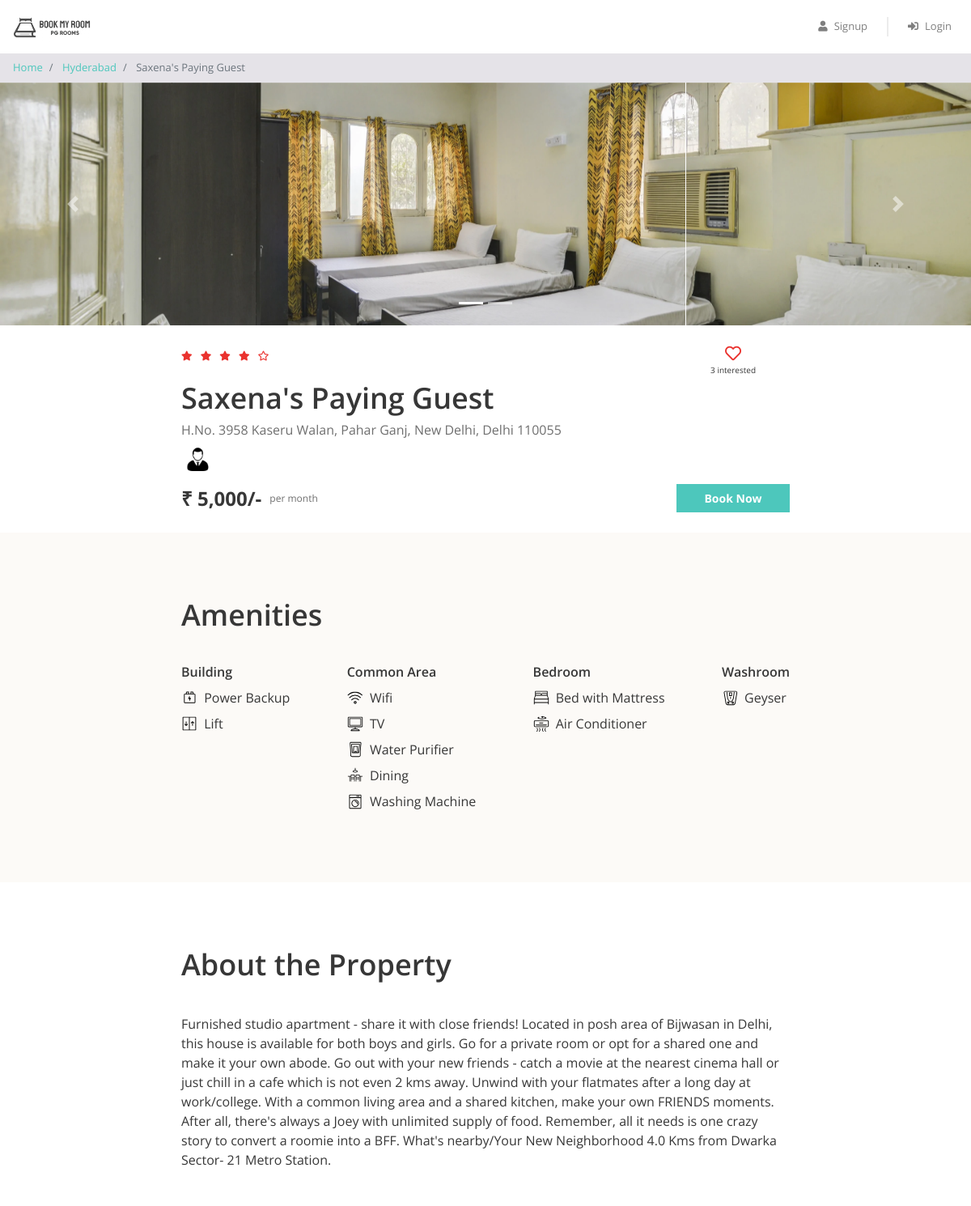
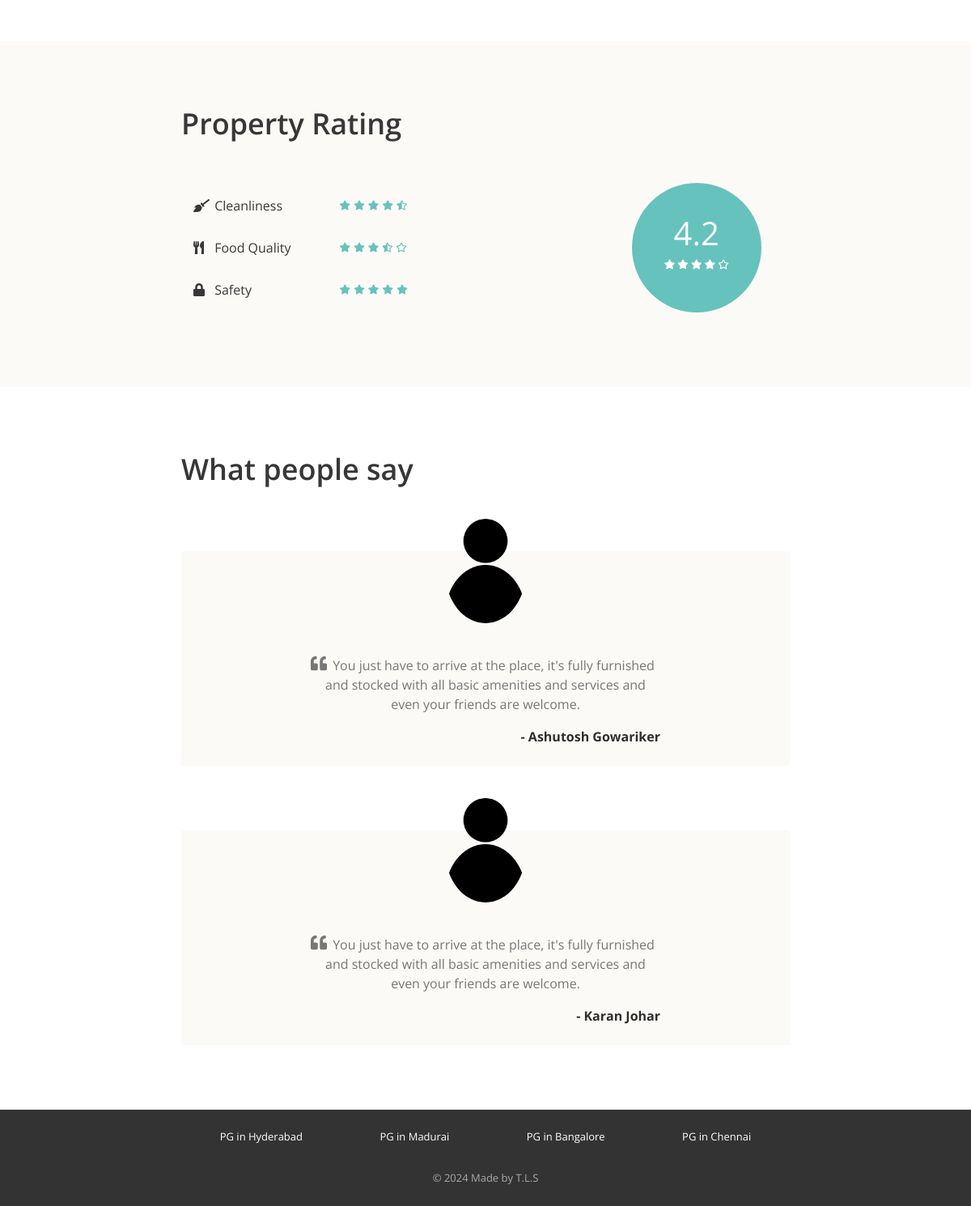
Page /php/property_detail.php?property_id=1 on the committed database (2 pictures, top to bottom).
### tables this page shows
CREATE TABLE properties (
  id INT NOT NULL AUTO_INCREMENT,
  city_id INT NOT NULL,
  name VARCHAR(100) NOT NULL,
  address VARCHAR(255) NOT NULL,
  description LONGTEXT NOT NULL,
  gender ENUM('male', 'female', 'unisex') NOT NULL,
  rent INT NOT NULL,
  rating_clean FLOAT(2,1) NOT NULL,
  rating_food FLOAT(2,1) NOT NULL,
  rating_safety FLOAT(2,1) NOT NULL,
  PRIMARY KEY(id),
  FOREIGN KEY(city_id) REFERENCES cities(id)
);

CREATE TABLE cities (
  id INT NOT NULL AUTO_INCREMENT,
  name VARCHAR(100) NOT NULL,
  PRIMARY KEY(id)
);

CREATE TABLE amenities (
  id INT NOT NULL AUTO_INCREMENT,
  name VARCHAR(100) NOT NULL,
  type VARCHAR(100) NOT NULL,
  icon VARCHAR(30) NOT NULL,
  PRIMARY KEY(id)
);

CREATE TABLE testimonials (
  id INT NOT NULL AUTO_INCREMENT,
  property_id INT NOT NULL,
  user_name VARCHAR(100) NOT NULL,
  content LONGTEXT NOT NULL,
  PRIMARY KEY(id),
  FOREIGN KEY(property_id) REFERENCES properties(id)
);

### php/property_detail.php (the view, shortened to what this page needs)
<?php
require "includes/database_connect.php";
$property_id = $_GET["property_id"];
$sql_1 = "SELECT *, p.id AS property_id, p.name AS property_name, c.name AS city_name
            FROM properties p
            INNER JOIN cities c ON p.city_id = c.id
            WHERE p.id = $property_id";
$result_1 = mysqli_query($conn, $sql_1);
$property = mysqli_fetch_assoc($result_1);
$sql_2 = "SELECT * FROM testimonials WHERE property_id = $property_id";
$result_2 = mysqli_query($conn, $sql_2);
$testimonials = mysqli_fetch_all($result_2, MYSQLI_ASSOC);
$sql_3 = "SELECT a.*
            FROM amenities a
            INNER JOIN properties_amenities pa ON a.id = pa.amenity_id
            WHERE pa.property_id = $property_id";
$result_3 = mysqli_query($conn, $sql_3);
$amenities = mysqli_fetch_all($result_3, MYSQLI_ASSOC);
$sql_4 = "SELECT * FROM interested_users_properties WHERE property_id = $property_id";
$result_4 = mysqli_query($conn, $sql_4);
$interested_users_count = mysqli_num_rows($result_4);
?>
<!DOCTYPE html>
<html lang="en">
<head>
    <?php
    include "includes/head_links.php";
    ?>
    <link href="css/property_detail.css" rel="stylesheet" />
</head>
<body>
    <?php
    include "includes/header.php";
    ?>
    <nav aria-label="breadcrumb">
        <ol class="breadcrumb py-2">
            <li class="breadcrumb-item">
                <a href="index.php">Home</a>
            </li>
            <li class="breadcrumb-item">
                <a href="property_list.php?city=<?= $property['city_name']; ?>"><?= $property['city_name']; ?></a>
            </li>
            <li class="breadcrumb-item active" aria-current="page">
                <?= $property['property_name']; ?>
            </li>
        </ol>
    </nav>
    <div id="property-images" class="carousel slide" data-ride="carousel">
        <ol class="carousel-indicators">
            <?php
            $property_images = glob("img/properties/" . $property['property_id'] . "/*");
            foreach ($property_images as $index => $property_image) {
            ?>
                <li data-target="#property-images" data-slide-to="<?= $index ?>" class="<?= $index == 0 ? "active" : ""; ?>"></li>
            <?php
            }
            ?>
        </ol>
        <div class="carousel-inner">
            <?php
            foreach ($property_images as $index => $property_image) {
            ?>
                <div class="carousel-item <?= $index == 0 ? "active" : ""; ?>">
                    <img class="d-block w-100" src="<?= $property_image ?>" alt="slide">
                </div>
            <?php
            }
            ?>
        </div>
        <a class="carousel-control-prev" href="#property-images" role="button" data-slide="prev">
            <span class="carousel-control-prev-icon" aria-hidden="true"></span>
        </a>
        <a class="carousel-control-next" href="#property-images" role="button" data-slide="next">
            <span class="carousel-control-next-icon" aria-hidden="true"></span>
        </a>
    </div>
    <div class="property-summary page-container">
        <div class="row no-gutters justify-content-between">
            <?php
            $total_rating = ($property['rating_clean'] + $property['rating_food'] + $property['rating_safety']) / 3;
            $total_rating = round($total_rating, 1);
            ?>
            <div class="star-container" title="<?= $total_rating ?>">
                <?php
                $rating = $total_rating;
                for ($i = 0; $i < 5; $i++) {
                    if ($rating >= $i + 0.8) {
                ?>
                        <i class="fas fa-star"></i>
                    <?php
                    } elseif ($rating >= $i + 0.3) {
                    ?>
                        <i class="fas fa-star-half-alt"></i>
                    <?php
                    } else {
                    ?>
                        <i class="far fa-star"></i>
                <?php
                    }
                }
                ?>
            </div>
            <div class="interested-container">
                <?php
                $is_interested = false;
                if ($is_interested) {
                ?>
                    <i class="is-interested-image fas fa-heart"></i>
                <?php
                } else {
                ?>
                    <i class="is-interested-image far fa-heart"></i>
                <?php
                }
                ?>
                <div class="interested-text">
                    <span class="interested-user-count"><?= $interested_users_count ?></span> interested
                </div>
            </div>
        </div>
        <div class="detail-container">
            <div class="property-name"><?= $property['property_name'] ?></div>
            <div class="property-address"><?= $property['address'] ?></div>
            <div class="property-gender">
                <?php
                if ($property['gender'] == "male") {
                ?>
                    <img src="img/male.png">
                <?php
                } elseif ($property['gender'] == "female") {
                ?>
                    <img src="img/female.png">
                <?php
                } else {
                ?>
                    <img src="img/unisex.png">
                <?php
                }
                ?>
            </div>
        </div>
        <div class="row no-gutters">
            <div class="rent-container col-6">
                <div class="rent">₹ <?= number_format($property['rent']) ?>/-</div>
                <div class="rent-unit">per month</div>
            </div>
            <div class="button-container col-6">
                <a href="#" class="btn btn-primary">Book Now</a>
            </div>
        </div>
    </div>
    <div class="property-amenities">
        <div class="page-container">
            <h1>Amenities</h1>
            <div class="row justify-content-between">
                <div class="col-md-auto">
                    <h5>Building</h5>
                    <?php
                    foreach ($amenities as $amenity) {
                        if ($amenity['type'] == "Building") {
                    ?>
                            <div class="amenity-container">
                                <img src="img/amenities/<?= $amenity['icon'] ?>.svg">
                                <span><?= $amenity['name'] ?></span>
                            </div>
                    <?php
                        }
                    }
                    ?>
                </div>
                <div class="col-md-auto">
                    <h5>Common Area</h5>
                    <?php
                    foreach ($amenities as $amenity) {
                        if ($amenity['type'] == "Common Area") {
                    ?>
                            <div class="amenity-container">
                                <img src="img/amenities/<?= $amenity['icon'] ?>.svg">
                                <span><?= $amenity['name'] ?></span>
                            </div>
                    <?php
                        }
                    }
                    ?>
                </div>
                <div class="col-md-auto">
                    <h5>Bedroom</h5>
                    <?php
                    foreach ($amenities as $amenity) {
                        if ($amenity['type'] == "Bedroom") {
                    ?>
                            <div class="amenity-container">
                                <img src="img/amenities/<?= $amenity['icon'] ?>.svg">
                                <span><?= $amenity['name'] ?></span>
                            </div>
                    <?php
                        }
                    }
                    ?>
                </div>
                <div class="col-md-auto">
                    <h5>Washroom</h5>
                    <?php
                    foreach ($amenities as $amenity) {
                        if ($amenity['type'] == "Washroom") {
                    ?>
                            <div class="amenity-container">
                                <img src="img/amenities/<?= $amenity['icon'] ?>.svg">
                                <span><?= $amenity['name'] ?></span>
                            </div>
                    <?php
                        }
                    }
                    ?>
                </div>
            </div>
        </div>
    </div>
    <div class="property-about page-container">
        <h1>About the Property</h1>
        <p><?= $property['description'] ?></p>
    </div>
    <div class="property-rating">
        <div class="page-container">
            <h1>Property Rating</h1>
            <div class="row align-items-center justify-content-between">
                <div class="col-md-6">
                    <div class="rating-criteria row">
                        <div class="col-6">
                            <i class="rating-criteria-icon fas fa-broom"></i>
                            <span class="rating-criteria-text">Cleanliness</span>
                        </div>
                        <div class="rating-criteria-star-container col-6" title="<?= $property['rating_clean'] ?>">
                            <?php
                            $rating = $property['rating_clean'];
                            for ($i = 0; $i < 5; $i++) {
                                if ($rating >= $i + 0.8) {
                            ?>
                                    <i class="fas fa-star"></i>
                                <?php
                                } elseif ($rating >= $i + 0.3) {
                                ?>
                                    <i class="fas fa-star-half-alt"></i>
                                <?php
                                } else {
                                ?>
                                    <i class="far fa-star"></i>
                            <?php
                                }
                            }
                            ?>
                        </div>
                    </div>
                    <div class="rating-criteria row">
                        <div class="col-6">
                            <i class="rating-criteria-icon fas fa-utensils"></i>
                            <span class="rating-criteria-text">Food Quality</span>
                        </div>
                        <div class="rating-criteria-star-container col-6" title="<?= $property['rating_food'] ?>">
                            <?php
                            $rating = $property['rating_food'];
                            for ($i = 0; $i < 5; $i++) {
                                if ($rating >= $i + 0.8) {
                            ?>
                                    <i class="fas fa-star"></i>
                                <?php
                                } elseif ($rating >= $i + 0.3) {
                                ?>
                                    <i class="fas fa-star-half-alt"></i>
                                <?php
                                } else {
                                ?>
                                    <i class="far fa-star"></i>
                            <?php
                                }
                            }
                            ?>
                        </div>
                    </div>
                    <div class="rating-criteria row">
                        <div class="col-6">
                            <i class="rating-criteria-icon fa fa-lock"></i>
                            <span class="rating-criteria-text">Safety</span>
                        </div>
                        <div class="rating-criteria-star-container col-6" title="<?= $property['rating_safety'] ?>">
                            <?php
                            $rating = $property['rating_safety'];
                            for ($i = 0; $i < 5; $i++) {
                                if ($rating >= $i + 0.8) {
                            ?>
                                    <i class="fas fa-star"></i>
                                <?php
                                } elseif ($rating >= $i + 0.3) {
                                ?>
                                    <i class="fas fa-star-half-alt"></i>
                                <?php
                                } else {
                                ?>
                                    <i class="far fa-star"></i>
                            <?php
                                }
                            }
                            ?>
                        </div>
                    </div>
                </div>
                <div class="col-md-4">
                    <div class="rating-circle">
                        <?php
                        $total_rating = ($property['rating_clean'] + $property['rating_food'] + $property['rating_safety']) / 3;
                        $total_rating = round($total_rating, 1);
                        ?>
                        <div class="total-rating"><?= $total_rating ?></div>
                        <div class="rating-circle-star-container">
                            <?php
                            $rating = $total_rating;
                            for ($i = 0; $i < 5; $i++) {
                                if ($rating >= $i + 0.8) {
                            ?>
                                    <i class="fas fa-star"></i>
                                <?php
                                } elseif ($rating >= $i + 0.3) {
                                ?>
                                    <i class="fas fa-star-half-alt"></i>
                                <?php
                                } else {
                                ?>
                                    <i class="far fa-star"></i>
                            <?php
                                }
                            }
                            ?>
                        </div>
                    </div>
                </div>
            </div>
        </div>
    </div>
    <div class="property-testimonials page-container">
        <h1>What people say</h1>
        <?php
        foreach ($testimonials as $testimonial) {
        ?>
            <div class="testimonial-block">
                <div class="testimonial-image-container">
                    <img class="testimonial-img" src="img/man.png">
                </div>
                <div class="testimonial-text">
                    <i class="fa fa-quote-left" aria-hidden="true"></i>
                    <p><?= $testimonial['content'] ?></p>
                </div>
                <div class="testimonial-name">- <?= $testimonial['user_name'] ?></div>
            </div>
        <?php
        }
        ?>
    </div>
    <?php
    include "includes/footer.php";
    ?>
</body>
</html>

### rows in the picture
properties: city.name "Hyderabad", name "Saxena's Paying Guest", address "H.No. 3958 Kaseru Walan, Pahar Ganj, New Delhi, Delhi 110055", rent "5,000", description "Furnished studio apartment - share it with close friends! Located in posh area of Bijwasan in Delhi, this house is available for both boys and girls. Go for a private room or opt for a shared one and make it your own abode. Go out with your new friends - catch a movie at the nearest cinema hall or just chill in a cafe which is not even 2 kms away. Unwind with your flatmates after a long day at work/college. With a common living area and a shared kitchen, make your own FRIENDS moments. After all, there's always a Joey with unlimited supply of food. Remember, all it needs is one crazy story to convert a roomie into a BFF. What's nearby/Your New Neighborhood 4.0 Kms from Dwarka Sector- 21…", total_rating "4.2"
amenities: icon (picture), name "Power Backup"
amenities: icon (picture), name "Lift"
amenities: icon (picture), name "Wifi"
amenities: shows a picture, name "TV"
amenities: icon (picture), name "Water Purifier"
amenities: icon (picture), name "Dining"
amenities: icon (picture), name "Washing Machine"
amenities: shows a picture, name "Bed with Mattress"
amenities: shows a picture, name "Air Conditioner"
amenities: icon (picture), name "Geyser"
testimonials: content "You just have to arrive at the place, it's fully furnished and stocked with all basic amenities and services and even your friends are welcome.", user_name "Ashutosh Gowariker"
testimonials: content "You just have to arrive at the place, it's fully furnished and stocked with all basic amenities and services and even your friends are welcome.", user_name "Karan Johar"

### other values in the picture
$interested_users_count "3"
